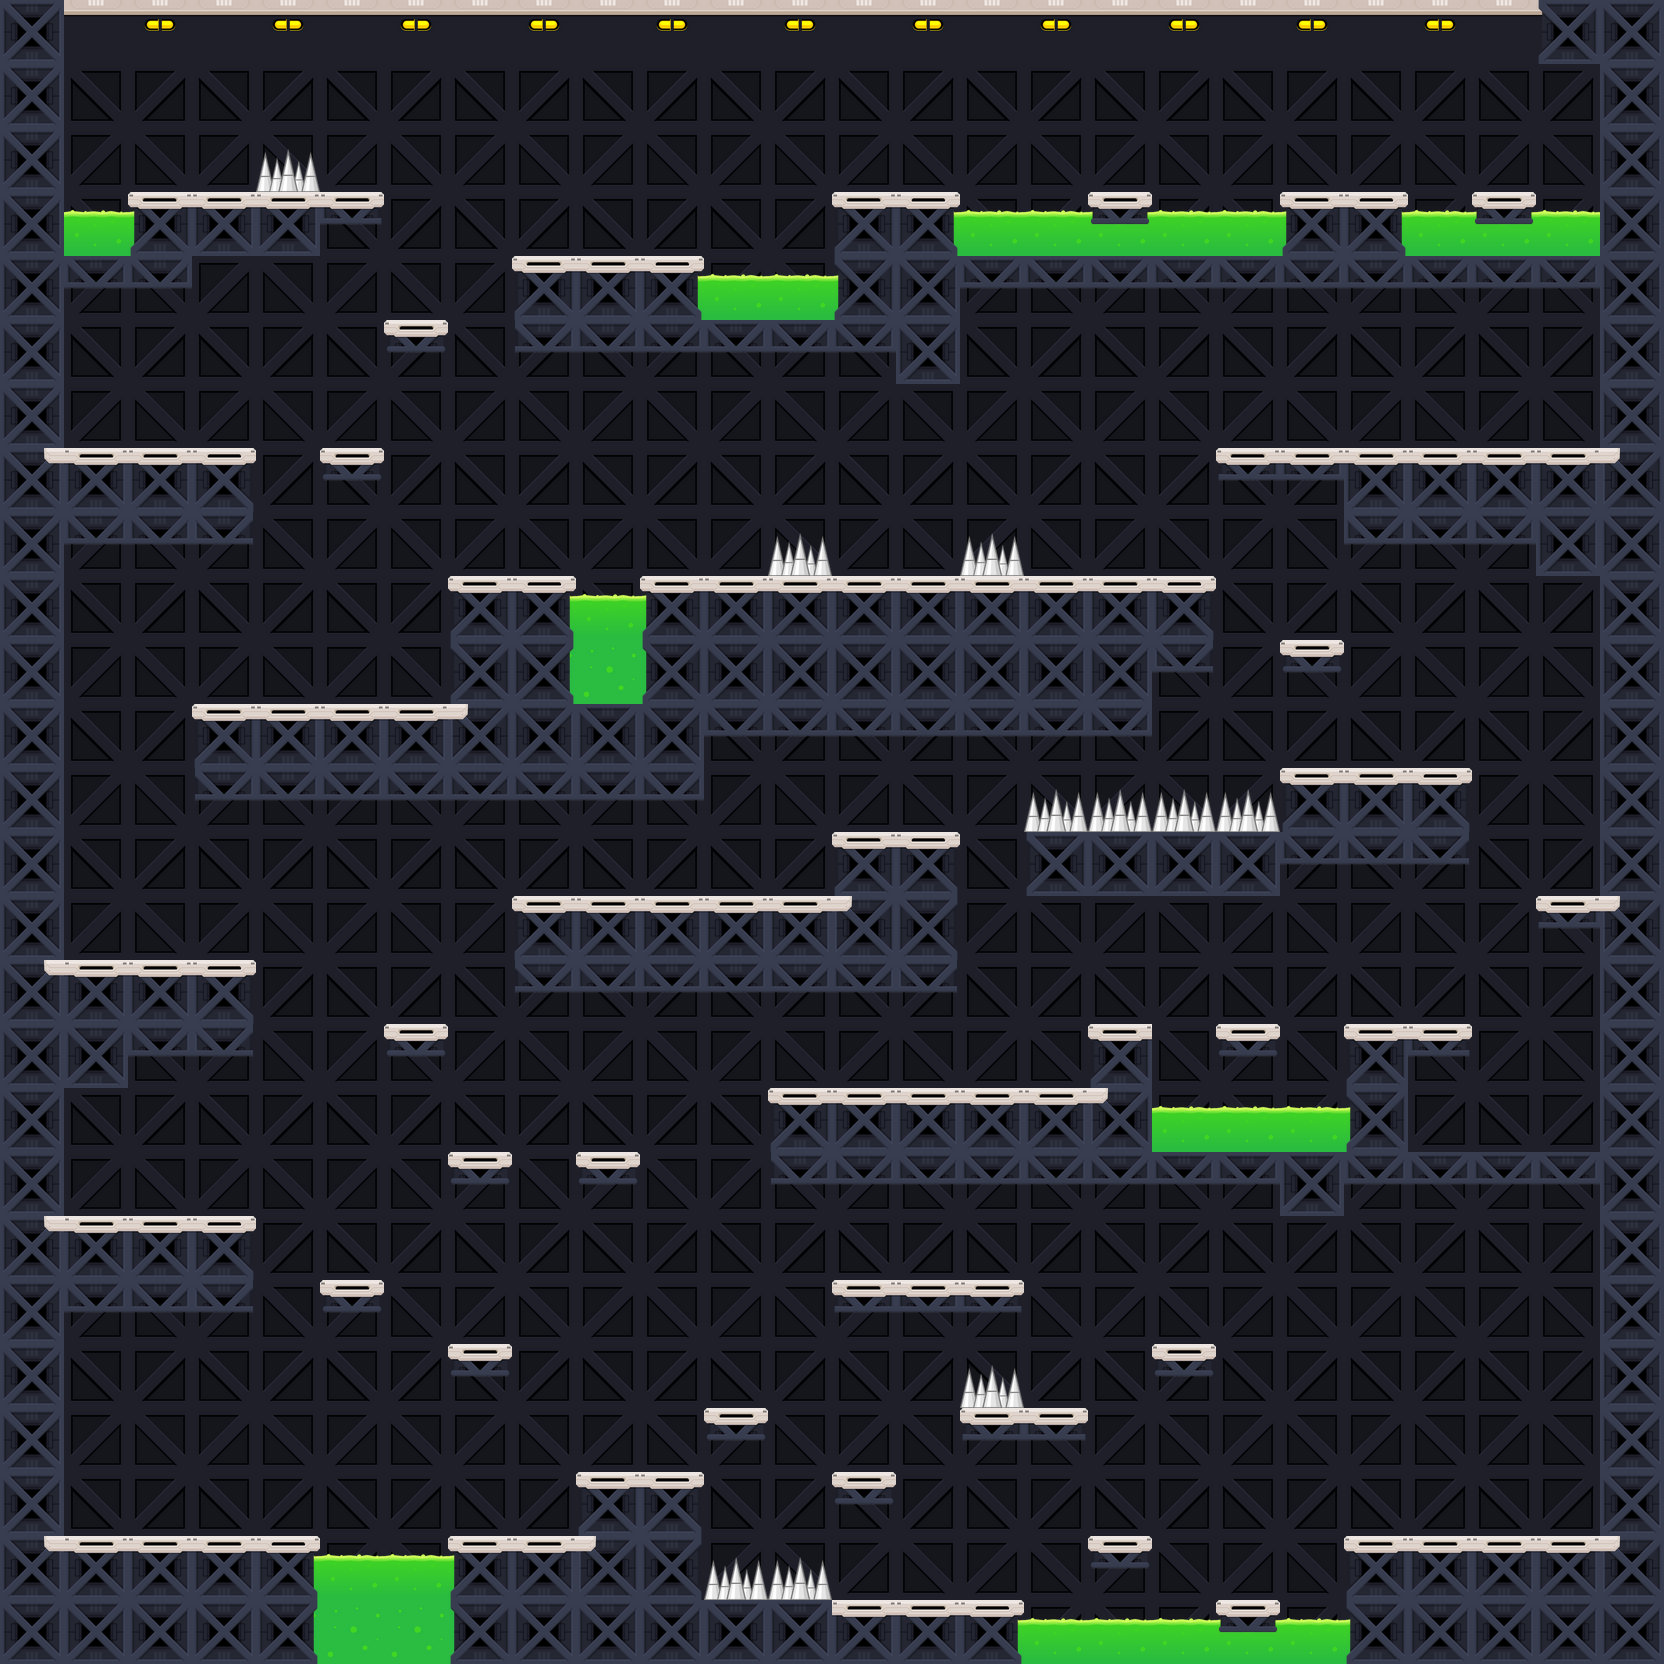

Rendered tile map (Tiled .tmx) drawn with the repository's tilesets; below, a short description and the map source with its tile grids summarised:
An orthogonal 26x26 tile map with 64x64 px tiles, 3 tile layers (bg_layer, hazards_layer, tiles_layer) and 210 objects (69x ground, 69x coin, 8x zombie_limit, 8x acid, 6x spikes, ...).

<map version="1.4" tiledversion="1.4.3" orientation="orthogonal" renderorder="right-down" width="26" height="26" tilewidth="64" tileheight="64" infinite="0" nextlayerid="7" nextobjectid="823">
 <tileset firstgid="1" source="tileset.tsx" />
 <layer id="1" name="bg_layer" width="26" height="26">
  <data>[676 cells, 676 non-empty, 9 distinct tile ids]</data>
 </layer>
 <layer id="2" name="hazards_layer" width="26" height="26">
  <data>[676 cells, 53 non-empty, 3 distinct tile ids]</data>
 </layer>
 <layer id="3" name="tiles_layer" width="26" height="26">
  <data>[676 cells, 208 non-empty, 14 distinct tile ids]</data>
 </layer>
 <objectgroup id="4" name="obstacles_layer">
  <object id="3" name="obstacle" type="ground" x="1600" y="1663" width="1" height="1536" rotation="90" />
  <object id="4" name="obstacle" type="ground" x="448" y="1344" width="64" height="16" />
  <object id="5" name="obstacle" type="ground" x="832" y="1280" width="192" height="16" />
  <object id="7" name="obstacle" type="ground" x="1344" y="1536" width="304" height="128" />
  <object id="8" name="obstacle" type="ground" x="384" y="1024" width="64" height="16" />
  <object id="9" name="obstacle" type="ground" x="448" y="1152" width="64" height="16" />
  <object id="10" name="obstacle" type="ground" x="576" y="1152" width="64" height="16" />
  <object id="12" name="obstacle" type="ground" x="1216" y="1600" width="64" height="16" />
  <object id="13" name="obstacle" type="ground" x="1088" y="1536" width="64" height="16" />
  <object id="14" name="obstacle" type="ground" x="768" y="1088" width="384" height="16" />
  <object id="15" name="obstacle" type="ground" x="1152" y="1152" width="192" />
  <object id="16" name="obstacle" type="ground" x="1344" y="1152" width="304" />
  <object id="18" name="obstacle" type="ground" x="64" y="1536" width="256" height="128" />
  <object id="19" name="obstacle" type="ground" x="64" y="1216" width="192" height="16" />
  <object id="20" name="obstacle" type="ground" x="688" y="1600" width="336" height="64" />
  <object id="21" name="obstacle" type="ground" x="64" y="960" width="192" height="16" />
  <object id="25" name="door" type="level_up" x="1536" y="1452" width="47" height="84" />
  <object id="26" name="door_switch" x="1440" y="1504" width="16" height="32" />
  <object id="28" name="obstacle" type="ground" x="960" y="1408" width="128" height="16" />
  <object id="29" name="obstacle" type="ground" x="448" y="1536" width="160" height="128" />
  <object id="30" name="obstacle" type="ground" x="576" y="1472" width="128" height="192" />
  <object id="31" name="obstacle" type="ground" x="0" y="0" width="1664" />
  <object id="33" name="obstacle" type="ground" x="1536" y="896" width="112" height="16" />
  <object id="34" name="obstacle" type="ground" x="1280" y="768" width="192" height="16" />
  <object id="35" name="obstacle" type="ground" x="1216" y="1024" width="64" height="16" />
  <object id="36" name="obstacle" type="ground" x="640" y="576" width="576" height="16" />
  <object id="37" name="obstacle" type="ground" x="1025" y="832" width="255" height="3" />
  <object id="38" name="obstacle" type="ground" x="1280" y="640" width="64" height="16" />
  <object id="39" name="obstacle" type="ground" x="1216" y="448" width="400" height="16" />
  <object id="51" name="obstacle" type="ground" x="0" y="0" width="64" height="1664" />
  <object id="52" name="obstacle" type="ground" x="1600" y="0" width="64" height="1664" />
  <object id="53" name="obstacle" type="ground" x="192" y="704" width="272" height="16" />
  <object id="55" name="obstacle" type="ground" x="640" y="592" width="16" height="128" />
  <object id="63" name="obstacle" type="ground" x="704" y="1408" width="64" height="16" />
  <object id="76" name="obstacle" type="ground" x="448" y="576" width="128" height="144" />
  <object id="78" name="obstacle" type="ground" x="64" y="448" width="192" height="16" />
  <object id="131" name="lever" type="blue" x="912" y="1248" width="32" height="32" />
  <object id="226" name="obstacle" type="ground" x="829" y="1584" width="1" height="16" />
  <object id="227" name="obstacle" type="ground" x="960" y="1392" width="1" height="16" />
  <object id="229" name="obstacle" type="ground" x="1023" y="1392" width="1" height="16" />
  <object id="239" name="obstacle" type="zombie_limit" x="195" y="593" width="1" height="128" />
  <object id="243" name="obstacle" type="zombie_limit" x="769" y="992" width="3" height="112" />
  <object id="267" name="coin" x="464" y="1120" width="20" height="20" />
  <object id="268" name="coin" x="400" y="1312" width="20" height="20" />
  <object id="283" name="door" type="disabled" x="88" y="1452" width="47" height="84" />
  <object id="323" name="ground" x="1025" y="816" width="1" height="16" />
  <object id="399" name="obstacle" type="ground" x="384" y="320" width="64" height="16" />
  <object id="403" name="obstacle" type="ground" x="512" y="256" width="192" height="16" />
  <object id="407" name="obstacle" type="ground" x="832" y="192" width="128" height="128" />
  <object id="419" name="obstacle" type="ground" x="1280" y="192" width="128" height="64" />
  <object id="433" name="obstacle" type="ground" x="128" y="192" width="256" height="16" />
  <object id="449" name="key" x="1488" y="160" width="22" height="22" />
  <object id="453" name="obstacle" type="zombie_limit" x="1219" y="350" width="1" height="115" />
  <object id="472" name="health" x="1552" y="416" width="22" height="22" />
  <object id="473" name="health" x="1056" y="1376" width="22" height="22" />
  <object id="477" name="obstacle" type="ground" x="512" y="896" width="336" height="16" />
  <object id="478" name="obstacle" type="ground" x="832" y="832" width="128" height="16" />
  <object id="489" name="ground" x="1279" y="816" width="1" height="16" />
  <object id="512" name="coin" x="176" y="928" width="20" height="20" />
  <object id="514" name="coin" x="544" y="864" width="20" height="20" />
  <object id="515" name="coin" x="624" y="864" width="20" height="20" />
  <object id="516" name="coin" x="720" y="864" width="20" height="20" />
  <object id="528" name="coin" x="1008" y="1056" width="20" height="20" />
  <object id="529" name="coin" x="800" y="1056" width="20" height="20" />
  <object id="545" name="coin" x="224" y="1104" width="20" height="20" />
  <object id="549" name="coin" x="864" y="1568" width="20" height="20" />
  <object id="550" name="coin" x="912" y="1568" width="20" height="20" />
  <object id="551" name="coin" x="960" y="1568" width="20" height="20" />
  <object id="584" name="coin" x="336" y="1408" width="20" height="20" />
  <object id="585" name="coin" x="416" y="1408" width="20" height="20" />
  <object id="586" name="lever" type="red" x="144" y="160" width="32" height="32" />
  <object id="588" name="coin" x="128" y="96" width="20" height="20" />
  <object id="594" name="coin" x="160" y="96" width="20" height="20" />
  <object id="595" name="coin" x="192" y="96" width="20" height="20" />
  <object id="596" name="coin" x="224" y="96" width="20" height="20" />
  <object id="597" name="coin" x="256" y="96" width="20" height="20" />
  <object id="598" name="coin" x="288" y="96" width="20" height="20" />
  <object id="602" name="obstacle" type="ground" x="320" y="1280" width="64" height="16" />
  <object id="605" name="coin" x="896" y="1056" width="20" height="20" />
  <object id="607" name="obstacle" type="ground" x="1088" y="1024" width="64" height="80" />
  <object id="608" name="coin" x="592" y="1120" width="20" height="20" />
  <object id="609" name="coin" x="400" y="992" width="20" height="20" />
  </objectgroup>
 <objectgroup id="5" name="hazard_objects_layer">
  <!-- 58 objects omitted --></objectgroup>
</map>
<!-- 128 of 210 objects omitted -->